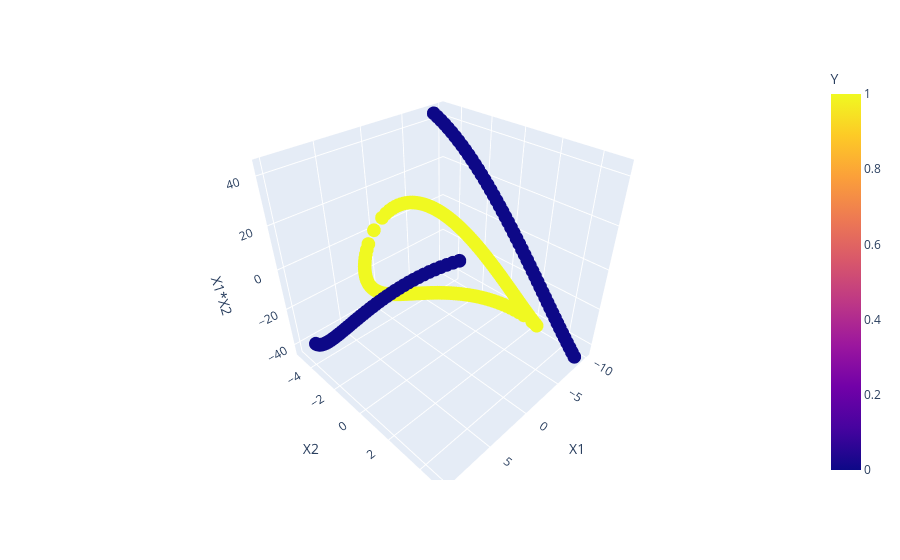

Here is the notebook cell this chart was saved with:
### Code cell
import plotly.express as px
fig = px.scatter_3d(df,x='X1',y='X2',z='X1*X2',color='Y')
fig.show()

### Figure 1 — Plotly figure (JSON) as saved in the notebook; plotly's stock layout.template omitted (floating-point values rounded to 4 significant figures; data arrays with more than 128 entries replaced by an {"elided": "..."} marker saying what was removed)
{"data": [{"hovertemplate": "X1=%{x}<br>X2=%{y}<br>X1*X2=%{z}<br>Y=%{marker.color}<extra></extra>", "legendgroup": "", "marker": {"color": {"elided": "300 int values"}, "coloraxis": "coloraxis", "symbol": "circle"}, "mode": "markers", "name": "", "scene": "scene", "showlegend": false, "type": "scatter3d", "x": {"elided": "300 float values"}, "y": {"elided": "300 float values"}, "z": {"elided": "300 float values"}}], "layout": {"coloraxis": {"colorbar": {"title": {"text": "Y"}}, "colorscale": [[0, "#0d0887"], [0.1111, "#46039f"], [0.2222, "#7201a8"], [0.3333, "#9c179e"], [0.4444, "#bd3786"], [0.5556, "#d8576b"], [0.6667, "#ed7953"], [0.7778, "#fb9f3a"], [0.8889, "#fdca26"], [1, "#f0f921"]]}, "legend": {"tracegroupgap": 0}, "margin": {"t": 60}, "scene": {"domain": {"x": [0, 1], "y": [0, 1]}, "xaxis": {"title": {"text": "X1"}}, "yaxis": {"title": {"text": "X2"}}, "zaxis": {"title": {"text": "X1*X2"}}}}}
